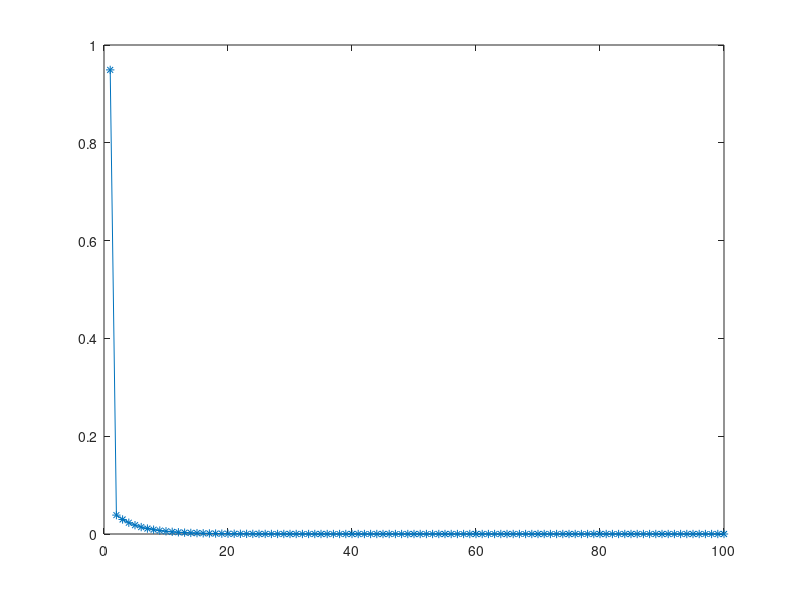

Recreate this plot in MATLAB.
%Lecture 5 : Iterated Map


 


%This converges towards 0


 


% A logistic map for the purpose of this class is 


% f(x) = mu * x * (1-x(i))


 


%------------------------


% in class example


    % x -> mu * x(1-x), x is in [0,1]


%------------------------


clear all


Nmax = 2000; % Max number of iterations


x = zeros(1, Nmax); % initializing a row vector


mu = 4; % As mu increases, the converge point increases. 


%This stops eventually and it osciallates between 2 points


% This is called 2-cycle (or period 2). Then it 4 cycles. 


x(1) = rand;


 


for i = [1 : (Nmax-1)]


   x(i+1) = mu * x(i) * (1 - x(i)); 


end


x'


grid on


plot(x, '*-')


title('Logistic Map');


xlabel('number of Iterations');


ylabel('x(n)');


 


%----------------------


% In this example, we don't initialize a zeros matrix


%------------------------


 


clear all


Nmax = 100;


mu = 0.8;


x(1) = rand;  % the range of x values


 


for i = [1 : (Nmax-1)]


   x(i+1) = mu * x(i) * (1 - x(i)); 


end


x'


plot(1 : Nmax, x, '-*')


 


%---------------


% Chaos in Logistic Maps


%---------------


 


clear all


nmax = 100;


mu = 4;


eps = 0.01;


